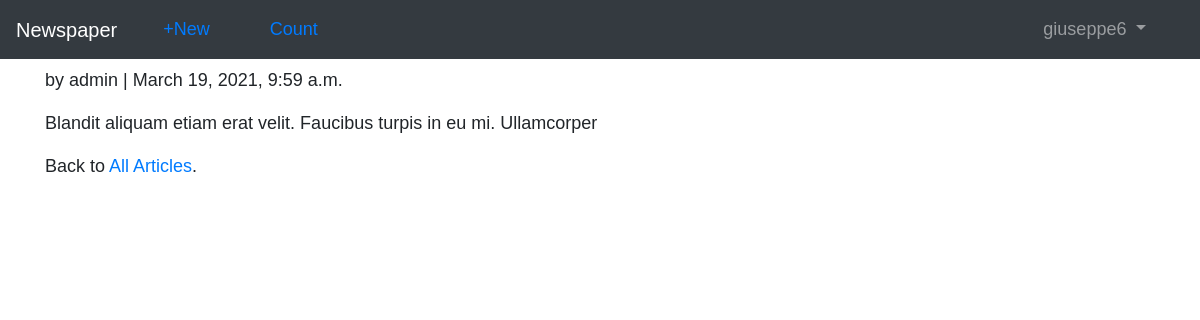
Screenshot of /articles/83/ (signed in) with the database file from the repository.
### articles/models.py (models this page shows, shortened)
class Article(models.Model):
    body = models.TextField()
    date = models.DateTimeField(auto_now_add=True)
    author = models.ForeignKey(User,
        on_delete=models.CASCADE,related_name='articles'
    )
    hash = models.CharField(max_length=66, default=None, null=True)
    txId = models.CharField(max_length=66, default=None, null=True)
    class Meta:
        get_latest_by = "id"

### articles/views.py (the view)
class ArticleDetailView(LoginRequiredMixin, DetailView):
    model = Article
    template_name = 'article_detail.html'

### templates/article_detail.html (shortened to what this page needs)
{% extends 'base.html' %}
{% block content %}
  <div class="article-entry">
    <p>by {{ object.author }} | {{ object.date }}</p>
    <p>{{ object.body }}</p>
  </div>
  <p>Back to <a href="{% url 'article_list' %}">All Articles</a>.</p>
{% endblock content %}

### templates/base.html (shortened to what this page needs)
{% load static  %}
<!DOCTYPE html>
<html>
<head>
  <link rel="stylesheet" href="https://stackpath.bootstrapcdn.com/bootstrap/4.5.0/css/bootstrap.min.css">
<link rel="stylesheet" href="{% static 'css/base.css' %}">
</head>
<body>
  <nav class="navbar navbar-expand-lg navbar-dark bg-dark">
    <a class="navbar-brand" href="{% url 'home' %}">Newspaper</a>
    {% if user.is_authenticated %}
      <ul class="navbar-nav mr-auto">
        <li class="nav-item"><a href="{% url 'article_new' %}">+New</a></li>
      </ul>
        <ul class="navbar-nav mr-auto">
        <li class="nav-item"><a href="{% url 'numpost' %}">Count</a></li>
      </ul>
    {% endif %}
    <div class="collapse navbar-collapse" id="navbarSupportedContent">
      {% if user.is_authenticated %}
        <ul class="navbar-nav ml-auto">
          <li class="nav-item">
            <a class="nav-link dropdown-toggle" href="#" id="navbarDropdown" role="button" data-toggle="dropdown" aria-haspopup="true" aria-expanded="false">
              {{ user.username }}
            </a>
          </li>
        </ul>
      {% endif %}
    </div>
  </nav>
  <main>
    <div class="container">
      {% block content %}
      {% endblock content %}
    </div>
  </main>
</body>
</html>

### static/css/base.css (style rules this page uses)
body { font-family: 'Source Sans Pro', sans-serif; font-size: 18px; }
.navbar-nav > li { padding-left:30px; padding-right:30px; }

### rows the page displays
Article: author "admin", date "March 19, 2021, 9:59 a.m.", body "Blandit aliquam etiam erat velit. Faucibus turpis in eu mi. Ullamcorper"

### other values shown
{{ user.username }} "giuseppe6"
